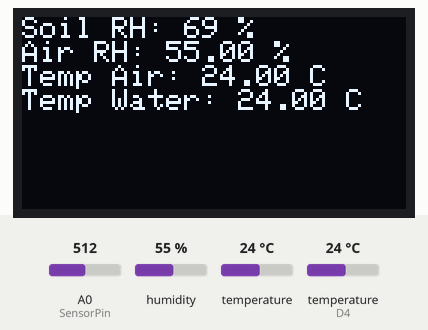
This sketch was run on a simulated ESP8266 (NodeMCU). Parts: 128×64 one-colour display. The test bench sets the inputs (shaded band); at power-on: humidity 55 %, temperature 24 °C, A0 (SensorPin) = 512, temperature (sensor on D4) 24 °C. WiFi joins after 1.5 s; servers stay silent unless stated; what the sketch prints to the serial monitor is not drawn.

Above: at 6.9 s.
7.0 s: humidity set to 22 %
At 12.5 s:
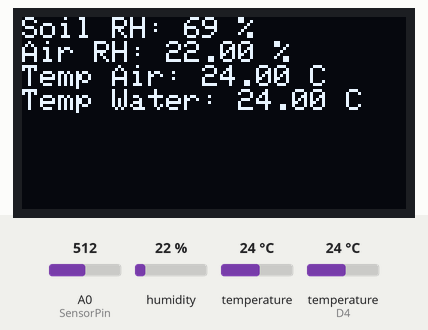
13.7 s: temperature (sensor 0) set to 12 °C
At 19.2 s:
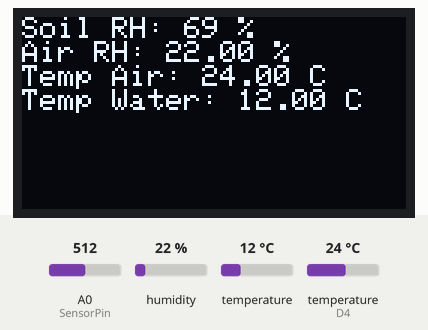
19.5 s: A0 (SensorPin) set to 716
At 25.0 s:
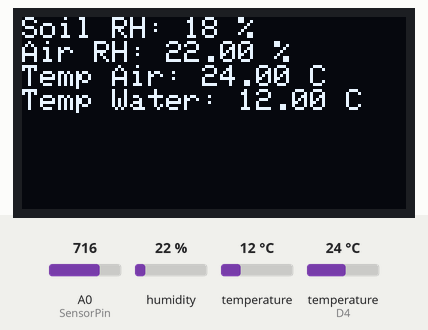
25.4 s: temperature (sensor on D4) set to 12 °C
At 30.7 s:
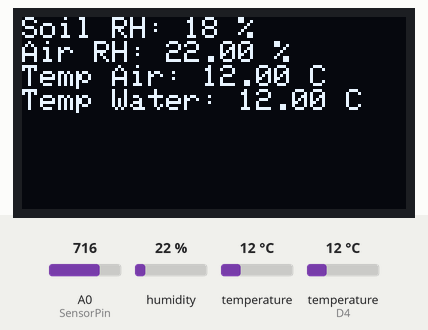
31.3 s: temperature (sensor 0) set to 19 °C
37.1 s: A0 (SensorPin) set to 992
At 42.0 s:
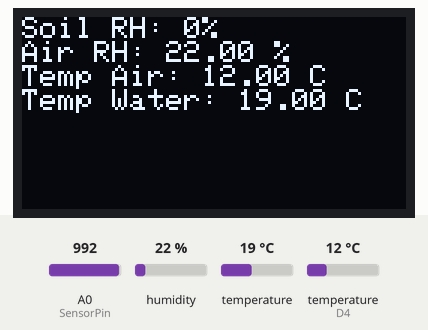
Timing chart, 0 to 43.5 s (numbered marks = the images above; inputs shaded):
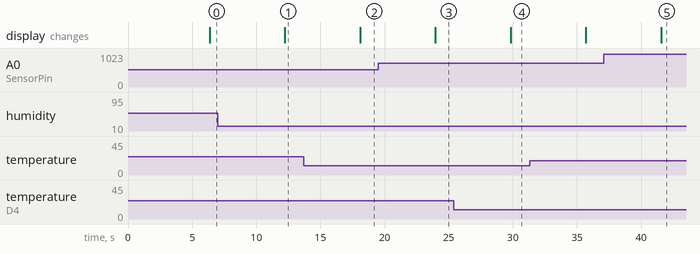

Measured:
- after the input at 7.0 s, the display: changes after 5.2 s (image 1)
- after the input at 13.7 s, the display: changes after 4.4 s (image 2)
- after the input at 19.5 s, the display: changes after 4.5 s (image 3)
- after the input at 25.4 s, the display: changes after 4.4 s (image 4)
- after the input at 37.1 s, the display: changes after 4.5 s (image 5)

The sketch:

CODING_PRESENTASI_PENGAMATAN_EXPO_NO_LDR.ino
```cpp
// Library yang dibutuhkan
#include <ESP8266WiFi.h>         // Library untuk menghubungkan ESP8266 ke jaringan WiFi
#include <SPI.h>                 // Library untuk komunikasi melalui protokol SPI.
#include <Wire.h>                // Library untuk komunikasi melalui I2C
#include <ThingSpeak.h>          // Library untuk mengirim data ke ThingSpeak
#include <Adafruit_GFX.h>        // Library untuk menyediakan dasar grafik pada layar OLED.
#include <Adafruit_SSD1306.h>    // Library untuk mengendalikan layar OLED dengan driver SSD1306.
#include <DHT.h>                 // Library untuk sensor DHT
#include <OneWire.h>             // Library tambahan untuk keperluan DS18B20
#include <DallasTemperature.h>   // Library tambahan untuk keperluan DS18B20
#include <FirebaseESP8266.h>     // Library untuk mengirim data ke Firebase

// Define screen dimensions
#define SCREEN_WIDTH 128 // Lebar layar OLED
#define SCREEN_HEIGHT 64 // Tinggi layar OLED
#define OLED_RESET -1 // Pin reset OLED

// Mendefinisikan pin dan tipe sensor DHT
#define DHTPIN D4 // Pin pada ESP8266 yang terhubung dengan sensor DHT
DHT dht(DHTPIN, DHT11);  // Inisialisasi sensor DHT11

const int oneWireBus = D3;             // Untuk kebutuhan DS18B20 (pin D0 / GPIO16)
OneWire oneWire(oneWireBus);          // Untuk kebutuhan DS18B20
DallasTemperature sensors(&oneWire);  // Untuk kebutuhan DS18B20

String apiKey = "MSU7VG3NRHOWFKID";  // Masukkan API Key dari Thingspeak
const char* ssid = "SUBIANTO";  // Nama SSID WiFi
const char* pass = "americano";  // Password WiFi
const char* server = "api.thingspeak.com";  // Alamat server Thingspeak

const char* firebaseHost = "https://pengamatanexpo-default-rtdb.firebaseio.com/";  // Host Firebase
const char* firebaseAuth = "JYBmPUSZPzpt1YsXSXza75rKJ9La6W0T4pXb3BZp";  // Auth Firebase

Adafruit_SSD1306 display(SCREEN_WIDTH, SCREEN_HEIGHT, &Wire, OLED_RESET);  // Inisialisasi objek display OLED

const int AirValue = 790;  // Nilai bacaan sensor ketika di udara
const int WaterValue = 390;  // Nilai bacaan sensor ketika di air
const int SensorPin = A0;  // Pin analog untuk membaca sensor tanah
int soilMoistureValue = 0;  // Nilai bacaan sensor tanah
int soilMoisturePercent = 0;  // Nilai kelembaban tanah dalam persen

float temperatureWater = 0;  // Variabel untuk menyimpan nilai suhu air

WiFiClient client;  // Objek WiFi Client untuk koneksi ke Thingspeak
FirebaseData firebaseData;  // Objek FirebaseData untuk koneksi ke Firebase

void setup() {
  Serial.begin(115200);
  sensors.begin();            // Inisialisasi untuk Sensor DS18B20
  display.begin(SSD1306_SWITCHCAPVCC, 0x3C);  // Inisialisasi display OLED
  display.clearDisplay();
  dht.begin();  // Memulai sensor DHT11
  WiFi.begin(ssid, pass);  // Mencoba untuk terhubung ke jaringan WiFi

  while (WiFi.status() != WL_CONNECTED) {     // Menunggu hingga ESP8266 terhubung ke WiFi
    delay(500);
    Serial.print(".");
  }

  Serial.println("");
  Serial.println("WiFi connected");   // Terhubung ke jaringan WiFi
  delay(4000);

  // Menghubungkan ke Firebase
  Firebase.begin(firebaseHost, firebaseAuth);
}

void loop() {
  float h = dht.readHumidity();  // Membaca kelembaban udara
  float t = dht.readTemperature();  // Membaca suhu

  sensors.requestTemperatures();                    // Cek sensor DS18B20
  float temperatureC = sensors.getTempCByIndex(0);  // Ambil Data sensor DS18B20 dalam satuan Celcius

  temperatureWater = temperatureC;  // Menyimpan nilai suhu air ke variabel temperatureWater

  //--Tambahan untuk sensor DS18B20
  Serial.print("Suhu Udara: ");
  Serial.print(t);
  Serial.print(" C, Kelembapan Udara: ");
  Serial.print(h);
  Serial.print(" %, Kelembapan Tanah: ");
  Serial.print(soilMoisturePercent);
  Serial.print(" %, Suhu Air: ");
  Serial.print(temperatureWater);
  Serial.println(" C");
  //--End Tambahan untuk sensor DS18B20

  soilMoistureValue = analogRead(SensorPin);  // Membaca nilai sensor tanah

  soilMoisturePercent = map(soilMoistureValue, AirValue, WaterValue, 0, 100);  // Mengkonversi nilai sensor menjadi persentase kelembaban tanah

  if (soilMoisturePercent > 100) { // If soil moisture is above 100%
    soilMoisturePercent = 100;  // Set soil moisture percentage to 100

    // Menampilkan informasi pada display OLED
    display.clearDisplay();
    display.setTextSize(1);
    display.setTextColor(WHITE);
    display.setCursor(0, 0);
    display.println("Soil RH: 100%");
    display.print("Air RH: ");
    display.print(h);
    display.println(" %");
    display.print("Temp Air: ");
    display.print(t);
    display.println(" C");
    display.print("Temp Water: ");
    display.print(temperatureWater);
    display.println(" C");
    display.display();

    // Wait for 250 milliseconds
    delay(250);
  }
  else if (soilMoisturePercent < 0) {   // If soil moisture is below 0%
    soilMoisturePercent = 0;  // Set soil moisture percentage to 0

    // Menampilkan informasi pada display OLED
    display.clearDisplay();
    display.setTextSize(1);
    display.setTextColor(WHITE);
    display.setCursor(0, 0);
    display.println("Soil RH: 0%");
    display.print("Air RH: ");
    display.print(h);
    display.println(" %");
    display.print("Temp Air: ");
    display.print(t);
    display.println(" C");
    display.print("Temp Water: ");
    display.print(temperatureWater);
    display.println(" C");
    display.display();

    // Wait for 250 milliseconds
    delay(250);
  }
  else if (soilMoisturePercent >= 0 && soilMoisturePercent <= 100) {
    // Menampilkan informasi pada display OLED
    display.clearDisplay();
    display.setTextSize(1);
    display.setTextColor(WHITE);
    display.setCursor(0, 0);
    display.print("Soil RH: ");
    display.print(soilMoisturePercent);
    display.println(" %");
    display.print("Air RH: ");
    display.print(h);
    display.println(" %");
    display.print("Temp Air: ");
    display.print(t);
    display.println(" C");
    display.print("Temp Water: ");
    display.print(temperatureWater);
    display.println(" C");
    display.display();

    // Wait for 250 milliseconds
    delay(250);
  }

  if (client.connect(server, 80)) {
    String postStr = apiKey;
    postStr += "&field1=";
    postStr += String(soilMoisturePercent);
    postStr += "&field2=";
    postStr += String(h);
    postStr += "&field3=";
    postStr += String(t);
    postStr += "&field4=";
    postStr += String(temperatureWater);
    postStr += "\r\n\r\n\r\n\r\n";

    // Mengirim data ke Thingspeak
    client.print("POST /update HTTP/1.1\n");      // Mengirim permintaan POST ke alamat URL "/update" menggunakan protokol HTTP versi 1.1.
    client.print("Host: api.thingspeak.com\n");   // Menentukan tujuan permintaan adalah "api.thingspeak.com".
    client.print("Connection: close\n");          // Menentukan bahwa koneksi akan ditutup setelah permintaan selesai.
    client.print("X-THINGSPEAKAPIKEY: " + apiKey + "\n");  // Mengirim API key sebagai header permintaan.
    client.print("Content-Type: application/x-www-form-urlencoded\n");   // Menentukan tipe konten permintaan adalah "application/x-www-form-urlencoded".
    client.print("Content-Length: ");
    client.print(postStr.length());
    client.print("\n\n");
    client.print(postStr);
    delay(2000);                   // Tunggu beberapa saat agar data terkirim sebelum koneksi ditutup
    Serial.println("Data dikirim ke ThingSpeak");
  }
  client.stop();

  // Mengirim data ke Firebase
  if (Firebase.setFloat(firebaseData, "/Kelembapan Tanah", soilMoisturePercent)) {
    Serial.println("Data dikirim ke Firebase (Kelembapan Tanah)");
  }
  else {
    Serial.println("Gagal mengirim data ke Firebase (Kelembapan Tanah)");
  }

  if (Firebase.setFloat(firebaseData, "/Kelembapan Udara", h)) {
    Serial.println("Data dikirim ke Firebase (Kelembapan Udara)");
  }
  else {
    Serial.println("Gagal mengirim data ke Firebase (Kelembapan Udara)");
  }

  if (Firebase.setFloat(firebaseData, "/Suhu Udara", t)) {
    Serial.println("Data dikirim ke Firebase (Suhu Udara)");
  }
  else {
    Serial.println("Gagal mengirim data ke Firebase (Suhu Udara)");
  }

  if (Firebase.setFloat(firebaseData, "/Suhu Air", temperatureWater)) {
    Serial.println("Data dikirim ke Firebase (Suhu Air)");
  }
  else {
    Serial.println("Gagal mengirim data ke Firebase (Suhu Air)");
  }

  delay(2000);   // Jeda selama 2 detik sebelum membaca dan mengirim data lagi
}
```
